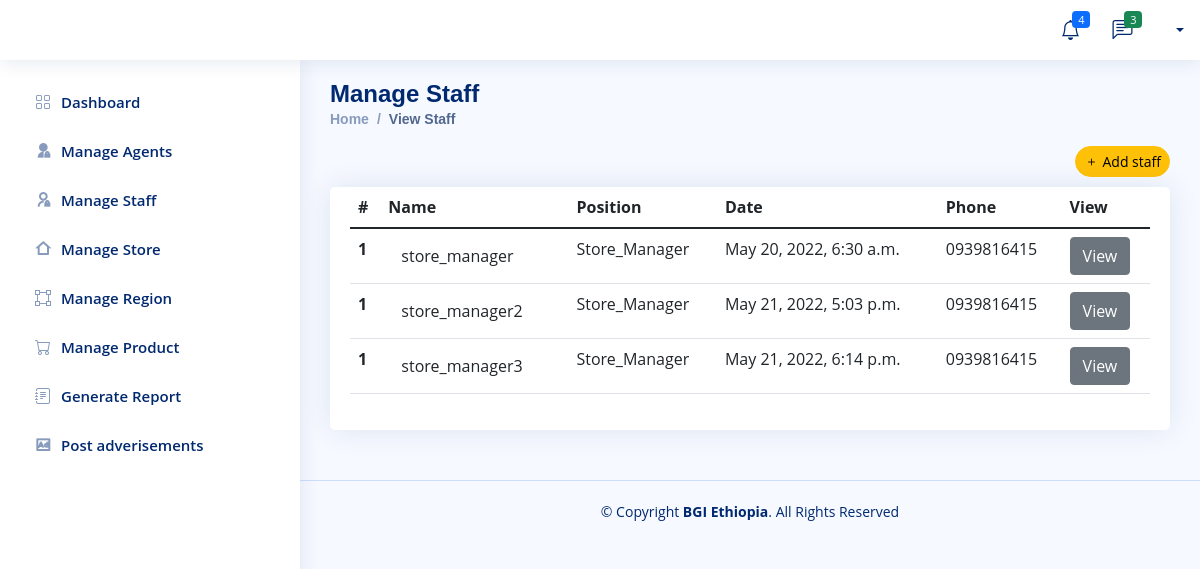
Page /BGI/view-staff/ on the earlier database version.
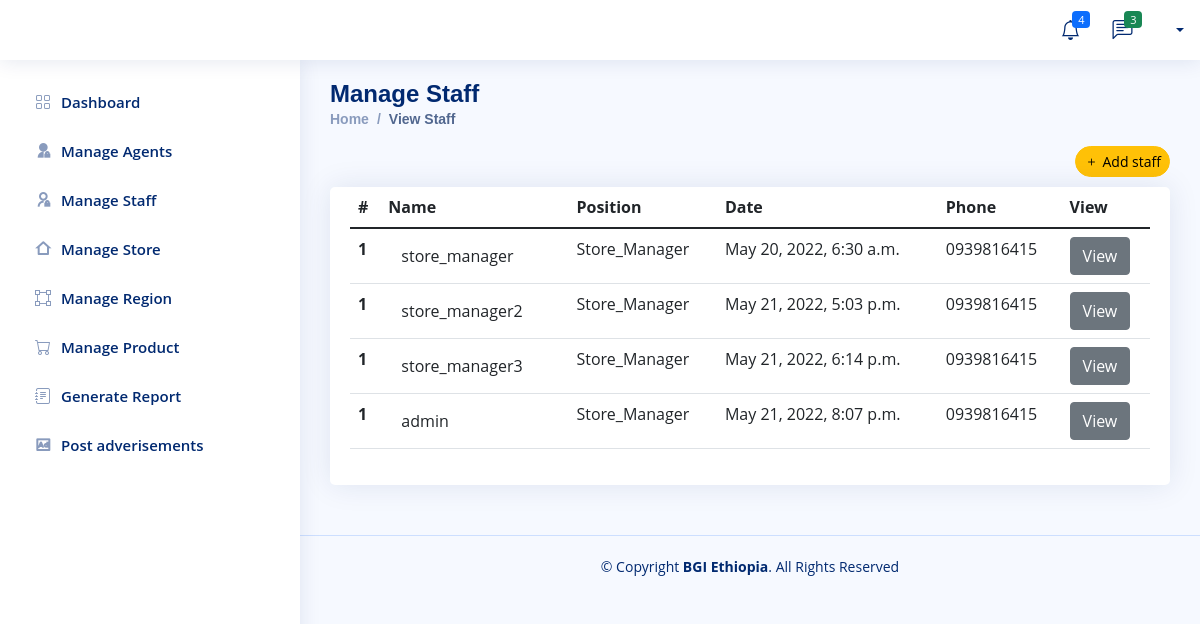
Same page on the later database version.
### Company/models.py (models this page shows, shortened)
class Company_Store_Manager(models.Model):
    user=models.ForeignKey(User,null=True, on_delete=models.CASCADE)
    Store=models.OneToOneField(Company_Store,null=True, on_delete=models.CASCADE)
    staff=models.CharField(default='Store_Manager',max_length=50)
    profile_pic=models.ImageField(null=True,blank=True, upload_to='Profile/')
    phone = models.CharField(max_length=200, null=True)
    salary = models.FloatField(null=True,blank=True)
    Adderes = models.CharField(max_length=200, null=True)
    about=models.TextField(null=True,blank=True,max_length=500)
    date_created = models.DateTimeField(auto_now_add=True, null=True)
    Telegram = models.CharField(max_length=200, null=True)
    facebook = models.CharField(max_length=200, null=True)
    instagrm = models.CharField(max_length=200, null=True)

### Company/views.py (the view)
# urls.py: path('view-staff/',views.view_staff,name='view-staff'),
def view_staff(request):
    staff_finance_manager = Finance_Manager.objects.all()
    staff_company_store_manager = Company_Store_Manager.objects.all()
    context = {
       'staff_finance_manager' :staff_finance_manager,
       'staff_company_store_manager':staff_company_store_manager,
    }
    return render(request,'Company/staffs/staff-view.html',context)

### Templates/Company/staffs/staff-view.html (shortened to what this page needs)
{% extends 'Company/company-base.html'%}
{% block content%}
  <main id="main" class="main">
    <div class="pagetitle">
      <h1>Manage Staff</h1>
      <nav>
        <ol class="breadcrumb">
          <li class="breadcrumb-item"><a href="admin.html">Home</a></li>
          <li class="breadcrumb-item active">View Staff</li>
        </ol>
        <div class="text-end">
            <a href="{% url 'add-staff' %}" class="item-end">
                <button type="button" class="btn btn-sm rounded-pill btn-warning"><i class="bi bi-plus me-1"></i>Add staff</button>
              </a>
        </div>
      </nav>
    </div>
    <section class="section">
        <div class="row">
          <div class="col-lg-12">
            <div class="card">
              <div class="card-body">
                <table class="table datatable">
                  <thead>
                    <tr>
                      <th scope="col">#</th>
                      <th scope="col">Name</th>
                      <th scope="col">Position</th>
                      <th scope="col">Date</th>
                      <th scope="col">Phone</th>
                      <th scope="col">View</th>
                    </tr>
                  </thead>
                  <tbody>
                {% for staff in staff_company_store_manager %}
                    <tr>
                      <th scope="row">1</th>
                      <td><a href="{% url 'staff-detail' staff.id staff.staff %}" class="btn">{{staff.user.username}}</a></td>
                      <td>{{staff.staff}}</td>
                      <td>{{staff.date_created }}</td>
                      <td>{{staff.phone}}</td>
                      <td>  <a href="{% url 'staff-detail' staff.id staff.staff %}" class="btn btn-secondary">View</a></td>
                    </tr>
                {% endfor %}
                  </tbody>
                </table>
              </div>
            </div>
          </div>
        </div>
      </section>
  </main>
{% endblock %}

### Templates/Company/company-base.html (shortened to what this page needs)
<!DOCTYPE html>
<html lang="en">
<head>
  {% load static %}
  <link href="{% static 'assets/vendor/bootstrap/css/bootstrap.min.css' %}" rel="stylesheet">
  <link href="{% static 'assets/vendor/bootstrap-icons/bootstrap-icons.css' %}" rel="stylesheet">
  <link href="{% static 'assets/vendor/boxicons/css/boxicons.min.css' %}" rel="stylesheet">
  <link href="{% static 'assets/vendor/quill/quill.snow.css' %}" rel="stylesheet">
  <link href="{% static 'assets/vendor/quill/quill.bubble.css' %}" rel="stylesheet">
  <link href="{% static 'assets/vendor/remixicon/remixicon.css' %}" rel="stylesheet">
  <link href="{% static 'assets/vendor/simple-datatables/style.css' %}" rel="stylesheet">
  <link type="text/css" href="@@path/vendor/sweetalert2/dist/sweetalert2.min.css" rel="stylesheet">
  <link href="{% static 'assets/css/style.css' %}" rel="stylesheet">
</head>
<body>
  <header id="header" class="header fixed-top d-flex align-items-center">
    <nav class="header-nav ms-auto">
      <ul class="d-flex align-items-center">
        <li class="nav-item dropdown">
          <a class="nav-link nav-icon" href="#" data-bs-toggle="dropdown">
            <i class="bi bi-bell"></i>
            <span class="badge bg-primary badge-number">4</span>
          </a>
        </li>
        <li class="nav-item dropdown">
          <a class="nav-link nav-icon" href="#" data-bs-toggle="dropdown">
            <i class="bi bi-chat-left-text"></i>
            <span class="badge bg-success badge-number">3</span>
          </a>
        </li>
        <li class="nav-item dropdown pe-3">
          <a class="nav-link nav-profile d-flex align-items-center pe-0" href="#" data-bs-toggle="dropdown">
            <span class="d-none d-md-block dropdown-toggle ps-2">{{user.first_name}} {{user.last_name}}</span>
          </a>
        </li>
      </ul>
    </nav>
  </header>
  <aside id="sidebar" class="sidebar">
    <ul class="sidebar-nav" id="sidebar-nav">
      <li class="nav-item">
        <a class="nav-link collapsed" href="{% url 'admin-dashbord' %}">
          <i class="bi bi-grid"></i>
          <span>Dashboard</span>
        </a>
      </li>
      <li class="nav-item">
        <a class="nav-link collapsed" data-bs-target="#agents-nav" href="{%  url 'agent-view'  %}">
          <i class="ri-admin-fill"></i><span>Manage Agents</span>
        </a>
      </li>
      <li class="nav-item">
        <a class="nav-link collapsed" data-bs-target="#agents-nav" href="{% url 'view-staff' %}">
          <i class="ri-admin-line"></i><span>Manage Staff</span>
        </a>
      </li>
      <li class="nav-item">
        <a class="nav-link collapsed" data-bs-target="#store-nav" href="{% url 'view-store' %}">
          <i class="ri-home-2-line"></i><span>Manage Store</span></i>
        </a>
      </li>
      <li class="nav-item">
        <a class="nav-link collapsed" data-bs-target="#store-nav" href="{% url 'view-region' %}">
          <i class="bi bi-bounding-box"></i> <span>Manage Region</span></i>
        </a>
      </li>
      <li class="nav-item">
        <a class="nav-link collapsed" data-bs-target="#store-nav" href="{% url 'view-product' %}">
          <i class="bi bi-cart"></i> <span>Manage Product</span></i>
        </a>
      </li>
      <li class="nav-item">
        <a class="nav-link collapsed" data-bs-target="#reports-nav" href="{% url 'view-report' %}">
          <i class="bi bi-journal-text"></i><span>Generate Report</span>
        </a>
      </li>
      <li class="nav-item">
        <a class="nav-link collapsed" data-bs-target="#tables-nav" href="{% url 'add-advertisments' %}">
          <i class="ri-advertisement-line"></i><span>Post adverisements</span>
        </a>
      </li>
    </ul>
  </aside>
  {% block content %}
  {% endblock %}
  <footer id="footer" class="footer">
    <div class="copyright">
      &copy; Copyright <strong><span>BGI Ethiopia</span></strong>. All Rights Reserved
    </div>
  </footer>
</body>
</html>

### static/assets/css/style.css (style rules this page uses)
:root { scroll-behavior: smooth; }
body { font-family: "Open Sans", sans-serif; background: #f6f9ff; color: #444444; }
a { color: #4154f1; text-decoration: none; }
h1, h2, h3, h4, h5, h6 { font-family: "Nunito", sans-serif; }
#main { margin-top: 60px; padding: 20px 30px; transition: all 0.3s; }
.pagetitle { margin-bottom: 10px; }
.pagetitle h1 { font-size: 24px; margin-bottom: 0; font-weight: 600; color: #012970; }
.card { margin-bottom: 30px; border: none; border-radius: 5px; box-shadow: 0px 0 30px rgba(1, 41, 112, 0.1); }
.card-body { padding: 0 20px 20px 20px; }
.breadcrumb { font-size: 14px; font-family: "Nunito", sans-serif; color: #899bbd; font-weight: 600; }
.breadcrumb a { color: #899bbd; transition: 0.3s; }
.breadcrumb .breadcrumb-item::before { color: #899bbd; }
.breadcrumb .active { color: #51678f; font-weight: 600; }
.header { transition: all 0.5s; z-index: 997; height: 60px; box-shadow: 0px 2px 20px rgba(1, 41, 112, 0.1); background-color: #fff; padding-left: 20px; }
.header-nav ul { list-style: none; }
.header-nav > ul { margin: 0; padding: 0; }
.header-nav .nav-icon { font-size: 20px; color: #012970; }
.header-nav .nav-profile { color: #012970; }
.header-nav .nav-profile span { font-size: 14px; font-weight: 600; }
.header-nav .badge-number { position: absolute; inset: 4px 6px auto auto; font-weight: normal; font-size: 11px; padding: 3px 6px; }
.sidebar { position: fixed; top: 60px; left: 0; bottom: 0; width: 300px; z-index: 996; transition: all 0.3s; padding: 20px; overflow-y: auto; scrollbar-width: thin; scrollbar-color: #aab7cf transparent; box-shadow: 0px 0px 20px rgba(1, 41, 112, 0.1); background-color: #fff; }
@media (min-width: 1200px) { #main, #footer { margin-left: 300px; } }
.sidebar-nav { padding: 0; margin: 0; list-style: none; }
.sidebar-nav li { padding: 0; margin: 0; list-style: none; }
.sidebar-nav .nav-item { margin-bottom: 5px; }
.sidebar-nav .nav-link { display: flex; align-items: center; font-size: 15px; font-weight: 600; color: #4154f1; transition: 0.3; background: #f6f9ff; padding: 10px 15px; border-radius: 4px; }
.sidebar-nav .nav-link i { font-size: 16px; margin-right: 10px; color: #4154f1; }
.sidebar-nav .nav-link.collapsed { color: #012970; background: #fff; }
.sidebar-nav .nav-link.collapsed i { color: #899bbd; }
.footer { padding: 20px 0; font-size: 14px; transition: all 0.3s; border-top: 1px solid #cddfff; }
.footer .copyright { text-align: center; color: #012970; }

Differences in the rows shown:
added Company_Store_Manager: user.username "admin", staff "Store_Manager", date_created "May 21, 2022, 8:07 p.m.", phone "0939816415"
